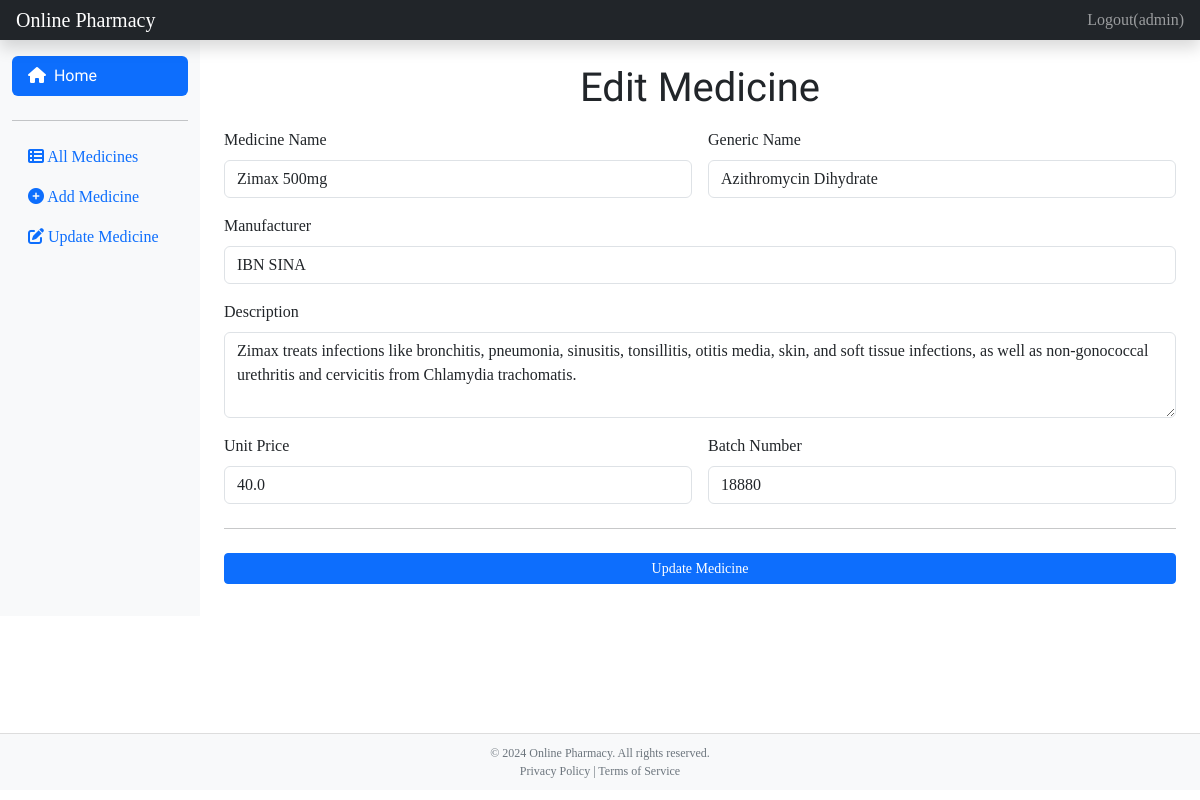
/edit_medicine/1/ (signed in), run on an earlier commit of the app's database.
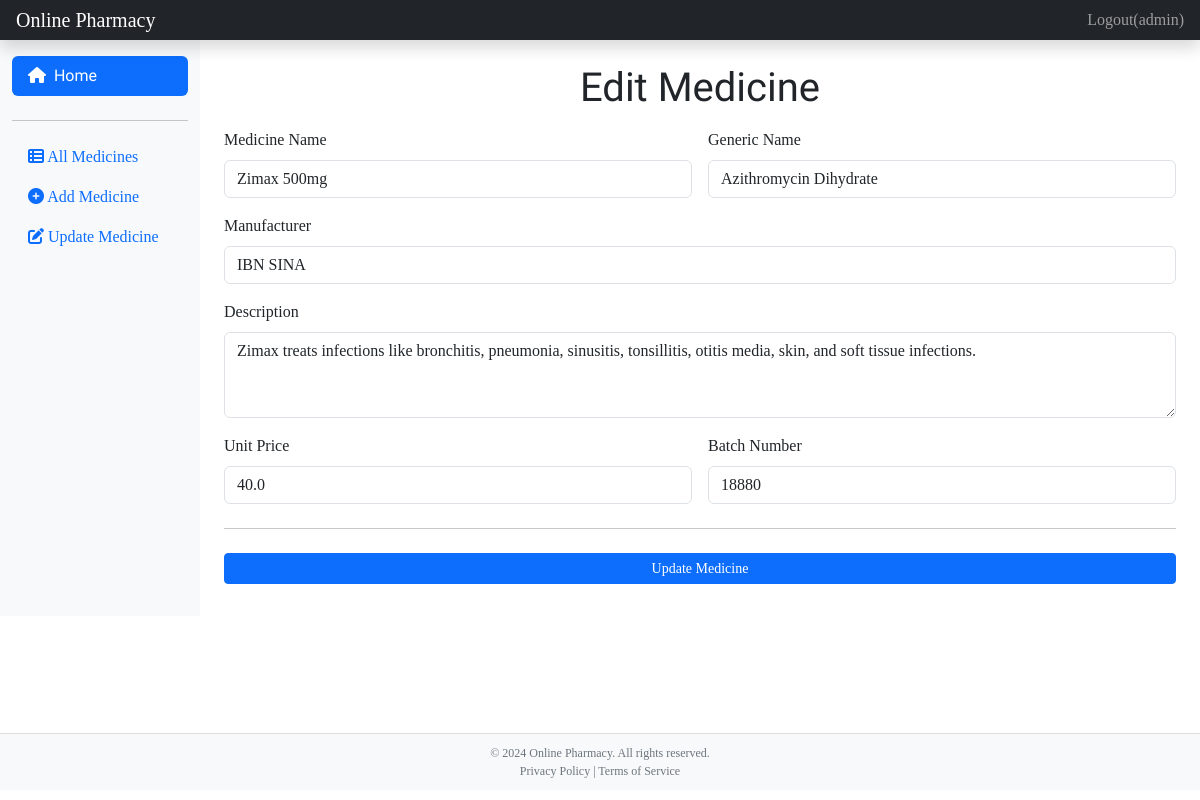
And on a later commit of the database.
### medicine/models.py (models this page shows, shortened)
class Medicine(models.Model):
    name = models.CharField(max_length=100)
    generic_name = models.CharField(max_length=100)
    manufacturer = models.CharField(max_length=100)
    description = models.TextField()
    price = models.FloatField()
    batch_number = models.IntegerField()

### medicine/views.py (the view, shortened to what this page needs)
# urls.py: path('edit_medicine/<int:medicine_id>/', login_required(AddOrEditMedicineView.as_view()), name='edit-medicine'),
class AddOrEditMedicineView(View):
    def get(self, request, medicine_id=None):
        medicine = None
        if medicine_id:
            medicine = get_object_or_404(Medicine, id=medicine_id)
        return render(request, 'add-medicine.html', {'medicine': medicine})

### templates/add-medicine.html (shortened to what this page needs)
{% extends 'base.html' %}
{% load static %}
{% block content %}
<main class="col-md-9 ms-sm-auto col-lg-10 px-md-4" style="max-height: 90vh; overflow-y: auto; padding-bottom: 2rem;">
    <br>
<h1 class="mb-3" style="font-family: 'Pattaya', sans-serif; text-align: center">
        {% if medicine %}Edit Medicine{% else %}Add Medicine{% endif %}
    </h1>
    <form class="needs-validation" method="post" action="{% if medicine %}{% url 'edit-medicine' medicine.id %}{% else %}{% url 'add-medicine' %}{% endif %}">
        <div class="row g-3">
            <div class="col-md-6 col-lg-6 col-sm-12">
                <label for="name" class="form-label">Medicine Name</label>
                <input type="text" class="form-control" id="name" name="name" placeholder="Medicine Name" required value="{{ medicine.name|default_if_none:'' }}">
            </div>
            <div class="col-md-6 col-lg-6 col-sm-12">
                <label for="generic_name" class="form-label">Generic Name</label>
                <input type="text" class="form-control" id="generic_name" name="generic_name" placeholder="Generic Name" required value="{{ medicine.generic_name|default_if_none:'' }}">
            </div>
            <div class="col-md-12 col-lg-12 col-sm-12">
                <label for="manufacturer" class="form-label">Manufacturer</label>
                <input type="text" class="form-control" id="manufacturer" name="manufacturer" placeholder="Manufacturer Name" required value="{{ medicine.manufacturer|default_if_none:'' }}">
            </div>
            <div class="col-md-12 col-lg-12 col-sm-12">
                <label for="description" class="form-label">Description</label>
                <textarea class="form-control" id="description" name="description" placeholder="Medicine Description" rows="3" required>{{ medicine.description|default_if_none:'' }}</textarea>
            </div>
            <div class="col-md-6 col-lg-6 col-sm-12">
                <label for="price" class="form-label">Unit Price</label>
                <input type="number" step="0.01" class="form-control" id="price" name="price" placeholder="Price" required value="{{ medicine.price|default_if_none:'' }}">
            </div>
            <div class="col-md-6 col-lg-6 col-sm-12">
                <label for="batch_number" class="form-label">Batch Number</label>
                <input type="number" class="form-control" id="batch_number" name="batch_number" placeholder="Batch Number" required value="{{ medicine.batch_number|default_if_none:'' }}">
            </div>
        </div>
        <hr class="my-4">
        <button class="w-100 btn btn-primary btn-sm" type="submit">
            {% if medicine %}Update Medicine{% else %}Add Medicine{% endif %}
        </button>
    </form>
</main>
{% block footer %}
<footer style=" position: absolute; bottom: 10px; width: 100%; text-align: center; padding: 10px; background-color: #f8f9fa; border-top: 1px solid #ddd;">
    <p style="font-size: 12px; color: #6c757d; margin: 0;">&copy; 2024 Online Pharmacy. All rights reserved.</p>
    <p style="font-size: 12px; color: #6c757d; margin: 0;">Privacy Policy | Terms of Service</p>
</footer>
{% endblock %}
{% endblock %}

What changed in the data, as far as the page shows it:
changed Medicine "Zimax 500mg": description "…skin, and soft tissue infections, as well as non-gonococcal urethritis and cervicitis from Chlamydia trachomatis." → "Zimax treats infections like bronchitis, pneumonia, sinusitis, tonsillitis, otitis media, skin, and soft tissue infections."
